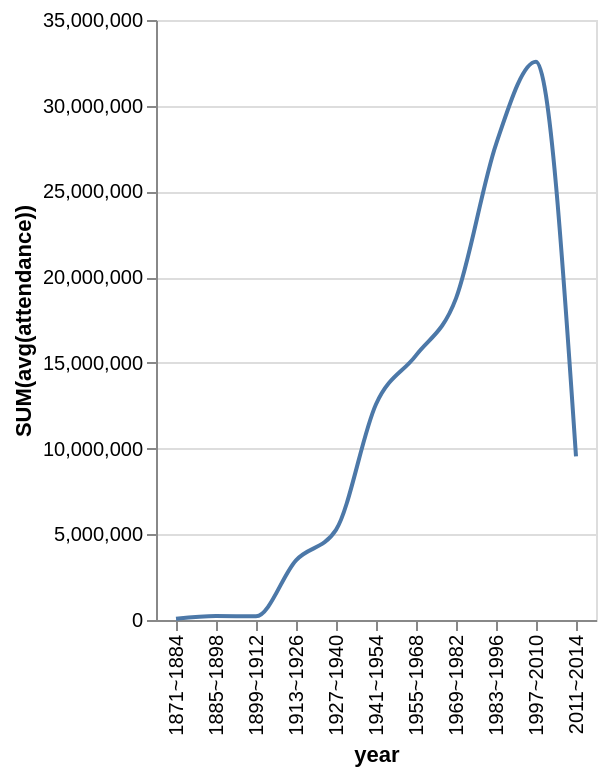

Vega-Lite specification for this chart:
### Vega-Lite specification from a JSON file in a GitHub repository (floating-point values rounded to 4 significant figures)
{"data": {"values": [{"x_data": "1871~1884", "y_data": 76306}, {"x_data": "1885~1898", "y_data": 235196}, {"x_data": "1899~1912", "y_data": 216476}, {"x_data": "1913~1926", "y_data": 3483527}, {"x_data": "1927~1940", "y_data": 5260134}, {"x_data": "1941~1954", "y_data": 12585780}, {"x_data": "1955~1968", "y_data": 15436797}, {"x_data": "1969~1982", "y_data": 18760115}, {"x_data": "1983~1996", "y_data": 27746666}, {"x_data": "1997~2010", "y_data": 32563010}, {"x_data": "2011~2014", "y_data": 9550049}]}, "mark": {"type": "line", "interpolate": "monotone"}, "encoding": {"x": {"field": "x_data", "type": "nominal", "title": "year", "sort": "ascending"}, "y": {"field": "y_data", "type": "quantitative", "title": "SUM(avg(attendance))"}}}
